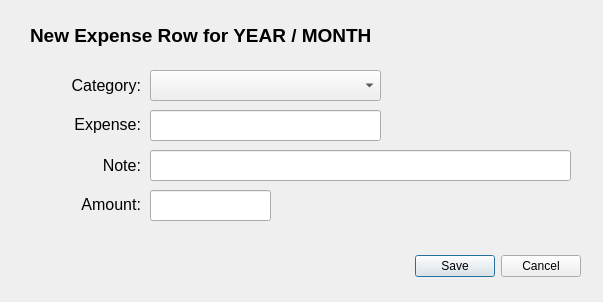
<?xml version="1.0" encoding="UTF-8"?>
<ui version="4.0">
 <class>Win_Add_Row_Expense</class>
 <widget class="QDialog" name="Win_Add_Row_Expense">
  <property name="geometry">
   <rect>
    <x>0</x>
    <y>0</y>
    <width>603</width>
    <height>302</height>
   </rect>
  </property>
  <property name="windowTitle">
   <string>Dialog</string>
  </property>
  <widget class="QDialogButtonBox" name="buttonBox">
   <property name="geometry">
    <rect>
     <x>240</x>
     <y>250</y>
     <width>341</width>
     <height>32</height>
    </rect>
   </property>
   <property name="orientation">
    <enum>Qt::Horizontal</enum>
   </property>
   <property name="standardButtons">
    <set>QDialogButtonBox::Cancel|QDialogButtonBox::Save</set>
   </property>
  </widget>
  <widget class="QLabel" name="label">
   <property name="geometry">
    <rect>
     <x>30</x>
     <y>20</y>
     <width>511</width>
     <height>31</height>
    </rect>
   </property>
   <property name="font">
    <font>
     <pointsize>14</pointsize>
     <bold>true</bold>
    </font>
   </property>
   <property name="text">
    <string>New Expense Row for YEAR / MONTH</string>
   </property>
  </widget>
  <widget class="QComboBox" name="comboBox_Category">
   <property name="geometry">
    <rect>
     <x>150</x>
     <y>70</y>
     <width>231</width>
     <height>31</height>
    </rect>
   </property>
   <property name="font">
    <font>
     <pointsize>12</pointsize>
    </font>
   </property>
  </widget>
  <widget class="QLabel" name="label_2">
   <property name="geometry">
    <rect>
     <x>30</x>
     <y>70</y>
     <width>111</width>
     <height>31</height>
    </rect>
   </property>
   <property name="font">
    <font>
     <pointsize>12</pointsize>
    </font>
   </property>
   <property name="text">
    <string>Category:</string>
   </property>
   <property name="alignment">
    <set>Qt::AlignRight|Qt::AlignTrailing|Qt::AlignVCenter</set>
   </property>
  </widget>
  <widget class="QLabel" name="label_3">
   <property name="geometry">
    <rect>
     <x>30</x>
     <y>109</y>
     <width>111</width>
     <height>31</height>
    </rect>
   </property>
   <property name="font">
    <font>
     <pointsize>12</pointsize>
    </font>
   </property>
   <property name="text">
    <string>Expense:</string>
   </property>
   <property name="alignment">
    <set>Qt::AlignRight|Qt::AlignTrailing|Qt::AlignVCenter</set>
   </property>
  </widget>
  <widget class="QLabel" name="label_4">
   <property name="geometry">
    <rect>
     <x>20</x>
     <y>189</y>
     <width>121</width>
     <height>31</height>
    </rect>
   </property>
   <property name="font">
    <font>
     <pointsize>12</pointsize>
    </font>
   </property>
   <property name="text">
    <string>Amount:</string>
   </property>
   <property name="alignment">
    <set>Qt::AlignRight|Qt::AlignTrailing|Qt::AlignVCenter</set>
   </property>
  </widget>
  <widget class="QLabel" name="label_5">
   <property name="geometry">
    <rect>
     <x>20</x>
     <y>150</y>
     <width>121</width>
     <height>31</height>
    </rect>
   </property>
   <property name="font">
    <font>
     <pointsize>12</pointsize>
    </font>
   </property>
   <property name="text">
    <string>Note:</string>
   </property>
   <property name="alignment">
    <set>Qt::AlignRight|Qt::AlignTrailing|Qt::AlignVCenter</set>
   </property>
  </widget>
  <widget class="QLineEdit" name="lineEdit_Expense">
   <property name="geometry">
    <rect>
     <x>150</x>
     <y>110</y>
     <width>231</width>
     <height>31</height>
    </rect>
   </property>
   <property name="font">
    <font>
     <pointsize>12</pointsize>
    </font>
   </property>
  </widget>
  <widget class="QLineEdit" name="lineEdit_Description">
   <property name="geometry">
    <rect>
     <x>150</x>
     <y>150</y>
     <width>421</width>
     <height>31</height>
    </rect>
   </property>
   <property name="font">
    <font>
     <pointsize>12</pointsize>
    </font>
   </property>
  </widget>
  <widget class="QLineEdit" name="lineEdit_Amount">
   <property name="geometry">
    <rect>
     <x>150</x>
     <y>190</y>
     <width>121</width>
     <height>31</height>
    </rect>
   </property>
   <property name="font">
    <font>
     <pointsize>12</pointsize>
    </font>
   </property>
  </widget>
 </widget>
 <resources/>
 <connections>
  <connection>
   <sender>buttonBox</sender>
   <signal>accepted()</signal>
   <receiver>Win_Add_Row_Expense</receiver>
   <slot>accept()</slot>
   <hints>
    <hint type="sourcelabel">
     <x>248</x>
     <y>254</y>
    </hint>
    <hint type="destinationlabel">
     <x>157</x>
     <y>274</y>
    </hint>
   </hints>
  </connection>
  <connection>
   <sender>buttonBox</sender>
   <signal>rejected()</signal>
   <receiver>Win_Add_Row_Expense</receiver>
   <slot>reject()</slot>
   <hints>
    <hint type="sourcelabel">
     <x>316</x>
     <y>260</y>
    </hint>
    <hint type="destinationlabel">
     <x>286</x>
     <y>274</y>
    </hint>
   </hints>
  </connection>
 </connections>
</ui>
